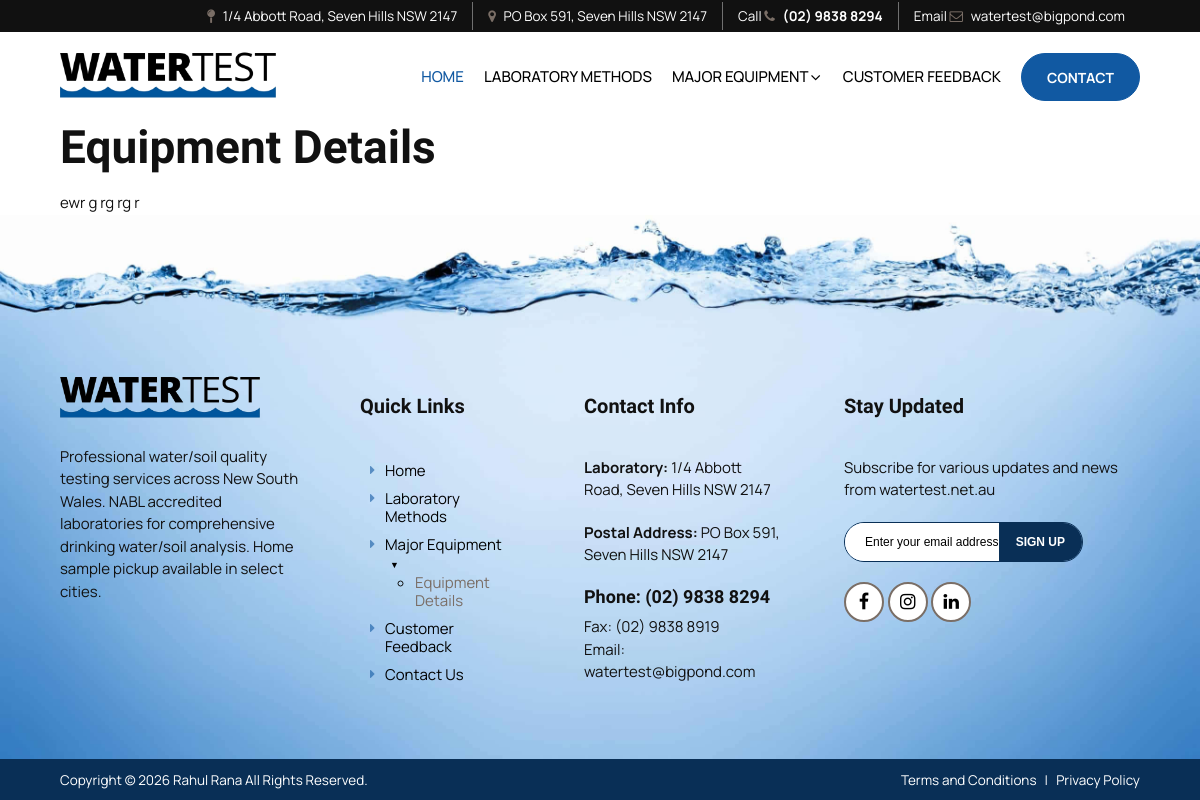
Screenshot of /major-equipment/equipment-details/ with the database file from the repository.
### website/models.py (models this page shows, shortened)
class Page(models.Model):
    STATUS_CHOICES = [
        ("draft", "Draft"),
        ("published", "Published"),
    ]
    title = models.CharField(max_length=300)
    slug = models.SlugField(
        max_length=300,
        unique=True,
        blank=True
    )
    content = models.TextField(
        blank=True
    )
    featured_image = models.ImageField(
        upload_to="pages/",
        blank=True,
        null=True
    )
    status = models.CharField(
        max_length=20,
        choices=STATUS_CHOICES,
        default="draft"
    )
    show_in_menu = models.BooleanField(
        default=False
    )
    menu_order = models.PositiveIntegerField(
        default=0
    )
    parent = models.ForeignKey(
        "self",
        on_delete=models.CASCADE,
        blank=True,
        null=True,
        related_name="children"
    )
    created_at = models.DateTimeField(
        auto_now_add=True
    )
    updated_at = models.DateTimeField(
        auto_now=True
    )
    def get_url_path(self):
        if self.parent:
            return f"{self.parent.get_url_path()}{self.slug}/"
        return f"{self.slug}/"

### website/views.py (the view)
def dynamic_page(request, page_path):
    parts = page_path.strip("/").split("/")
    parent = None
    page = None
    for slug in parts:
        page = get_object_or_404(
            Page,
            slug=slug,
            status="published",
            parent=parent
        )
        parent = page
    return render(
        request,
        "website/dynamic_page.html",
        {
            "page": page
        }
    )

### website/context_processors.py (called while the page is built)
def menu_pages(request):
    menu_pages = Page.objects.filter(
        status="published",
        show_in_menu=True,
        parent__isnull=True
    ).prefetch_related(
        "children"
    ).order_by(
        "menu_order",
        "title"
    )
    return {
        "menu_pages": menu_pages
    }

### templates/website/dynamic_page.html (shortened to what this page needs)
{% extends "website/base.html" %}
{% block banner_title %}
    <h1>
        {{ page.title }}
    </h1>
{% endblock %}
{% block content %}
<section class="cms-page">
    <div class="wrapper">
        <div class="cms-page-content">
            {{ page.content|safe }}
        </div>
    </div>
</section>
{% endblock %}

### templates/website/menu_items.html (shortened to what this page needs)
{% for page in pages %}
<li class="{% if page.children.all %}menu-item-has-children{% endif %}">
    <a href="/{{ page.get_url_path }}">
        {{ page.title }}
    </a>
</li>
{% endfor %}

### templates/website/footer_menu_items.html
{% for page in pages %}
<li>
    <a href="/{{ page.get_url_path }}">
        {{ page.title }}
        {% if page.children.all %}
            <span class="footer-menu-arrow">▼</span>
        {% endif %}
    </a>
    {% if page.children.all %}
        <ul class="footer-sub-menu">
            {% include "website/footer_menu_items.html" with pages=page.children.all %}
        </ul>
    {% endif %}
</li>
{% endfor %}

### static/website/css/style.css (style rules this page uses)
HTML { overflow: -moz-scrollbars-vertical; overflow-x: none; }
* { margin:0; padding:0; }
body { background: #FFFFFF; color: #111; font-family: "Manrope", sans-serif; font-size: 15px; font-weight: 400; line-height: 150%; margin: 0; padding: 0;overflow-x: hidden; }
a, a:visited { color:#7A6E66;cursor:pointer;text-decoration:none; transition: all 0.3s ease 0s; }
h1, h2, h3, h4, h5 { line-height:110%; font-weight:700; font-family: "Tenor Sans", sans-serif; }
h1 { font-size:46px;padding:0px;margin-bottom:20px; }
.wrapper { clear:both;margin:0 auto;padding:0px;width:90%;max-width:1280px; }
#topmenu ul.menu li { float:left;list-style:none;display:table-cell; }
#topmenu ul.menu li a { line-height:90px;padding:0px 10px;color:#000000;text-align:center;margin:0;font-weight:500;text-transform: uppercase;text-decoration:none;font-size:100%;display:block;vertical-align:middle; transition:all 0.3s ease 0s; }
#topmenu ul.menu li.parent>a:before, #topmenu ul.menu li.menu-item-has-children>a:before { content:"\f107";float:right;font-family:"fontAwesome";color:inherit;padding:0 2px;font-size:16px }
#footer ul.menu > li { margin:0;padding:5px 0 5px 20px;line-height:120%;position:relative;list-style:none; }
#footer ul.menu > li::before { color:rgba(17, 89, 162, 0.6);content:"\f0da";font-family:FontAwesome;font-size:14px;font-weight:300;left:5px;line-height:20px;position:absolute;top:3px }
#footer ul.menu > li > a { color:#000000;transition:all .3s ease 0s }

### static/website/css/responsive.css (style rules this page uses)
@media (max-width:1280px) { .wrapper { width:90% } }

### templates/website/base.html (style rules this page uses)
@media (min-width: 768px) { #topnav .menu-item-has-children { position: relative; } }
@media (min-width: 768px) { #topnav .menu-item-has-children>a { position: relative; } }
.footer-menu-arrow { font-size: 9px; margin-left: 5px; }
.footer-sub-menu { margin-left: 15px; padding-left: 15px; }

### rows the page displays
Page: title "MAJOR EQUIPMENT", title "Major Equipment"
Page: title "CUSTOMER FEEDBACK", title "Customer Feedback"
Page: title "Equipment Details", content "ewr g rg rg r"
